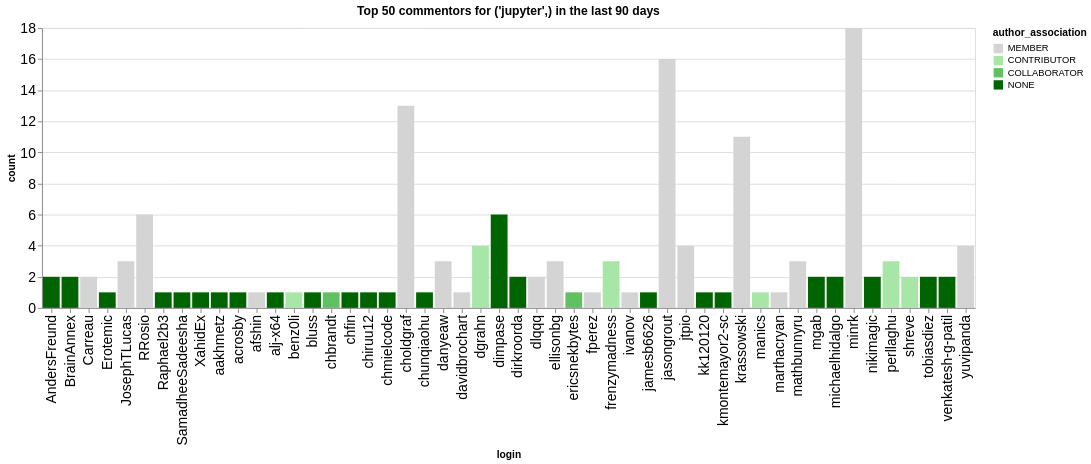

The code cell stored with this chart in its notebook:
### Code cell
n_plot = 50
charts = []
for ii, (iorg, idata) in enumerate(commentors.groupby(['org'])):
    title = f"Top {n_plot} commentors for {iorg} in the last {n_days} days"
    idata = idata.groupby('login', as_index=False).agg({'count': 'sum', 'author_association': 'first'})
    idata = idata.sort_values('count', ascending=False).head(n_plot)
    ch = alt.Chart(data=idata.head(n_plot), title=title).mark_bar().encode(
        x='login',
        y='count',
        color=alt.Color('author_association', scale=alt.Scale(domain=author_types, range=author_colors))
    )
    charts.append(ch)
alt.hconcat(*charts)

### Figure 1 — Vega-Lite specification as saved in the notebook (floating-point values rounded to 4 significant figures)
{"config": {"axisLeft": {"labelFontSize": 15}, "axisBottom": {"labelFontSize": 15}}, "hconcat": [{"mark": {"type": "bar"}, "encoding": {"color": {"field": "author_association", "scale": {"domain": ["MEMBER", "CONTRIBUTOR", "COLLABORATOR", "NONE"], "range": ["rgb(211.82745098039214, 211.82745098039214, 211.82745098039214)", "rgb(166.98562091503268, 229.89803921568628, 166.98562091503268)", "rgb(96.37647058823529, 192.75294117647059, 96.37647058823529)", "rgb(0.0, 100.3921568627451, 0.0)"]}, "type": "nominal"}, "x": {"field": "login", "type": "nominal"}, "y": {"field": "count", "type": "quantitative"}}, "title": "Top 50 commentors for ('jupyter',) in the last 90 days"}], "data": {"name": "data-8cb1b91a90dd4491df10d71571f20863"}, "$schema": "https://vega.github.io/schema/vega-lite/v5.20.1.json", "datasets": {"data-8cb1b91a90dd4491df10d71571f20863": [{"login": "minrk", "count": 18, "author_association": "MEMBER"}, {"login": "jasongrout", "count": 16, "author_association": "MEMBER"}, {"login": "choldgraf", "count": 13, "author_association": "MEMBER"}, {"login": "krassowski", "count": 11, "author_association": "MEMBER"}, {"login": "dimpase", "count": 6, "author_association": "NONE"}, {"login": "RRosio", "count": 6, "author_association": "MEMBER"}, {"login": "dgrahn", "count": 4, "author_association": "CONTRIBUTOR"}, {"login": "jtpio", "count": 4, "author_association": "MEMBER"}, {"login": "yuvipanda", "count": 4, "author_association": "MEMBER"}, {"login": "JosephTLucas", "count": 3, "author_association": "MEMBER"}, {"login": "danyeaw", "count": 3, "author_association": "MEMBER"}, {"login": "ellisonbg", "count": 3, "author_association": "MEMBER"}, {"login": "frenzymadness", "count": 3, "author_association": "CONTRIBUTOR"}, {"login": "mathbunnyru", "count": 3, "author_association": "MEMBER"}, {"login": "perllaghu", "count": 3, "author_association": "CONTRIBUTOR"}, {"login": "tobiasdiez", "count": 2, "author_association": "NONE"}, {"login": "venkatesh-g-patil", "count": 2, "author_association": "NONE"}, {"login": "michaelhidalgo", "count": 2, "author_association": "NONE"}, {"login": "nikimagic", "count": 2, "author_association": "NONE"}, {"login": "Carreau", "count": 2, "author_association": "MEMBER"}, {"login": "mgab", "count": 2, "author_association": "NONE"}, {"login": "shreve", "count": 2, "author_association": "CONTRIBUTOR"}, {"login": "dlqqq", "count": 2, "author_association": "MEMBER"}, {"login": "dirkroorda", "count": 2, "author_association": "NONE"}, {"login": "BrainAnnex", "count": 2, "author_association": "NONE"}, {"login": "AndersFreund", "count": 2, "author_association": "NONE"}, {"login": "acrosby", "count": 1, "author_association": "NONE"}, {"login": "chunqiaohu", "count": 1, "author_association": "NONE"}, {"login": "davidbrochart", "count": 1, "author_association": "MEMBER"}, {"login": "benz0li", "count": 1, "author_association": "CONTRIBUTOR"}, {"login": "bluss", "count": 1, "author_association": "NONE"}, {"login": "chbrandt", "count": 1, "author_association": "COLLABORATOR"}, {"login": "chfin", "count": 1, "author_association": "NONE"}, {"login": "chiruu12", "count": 1, "author_association": "NONE"}, {"login": "chmielcode", "count": 1, "author_association": "NONE"}, {"login": "alj-x64", "count": 1, "author_association": "NONE"}, {"login": "afshin", "count": 1, "author_association": "MEMBER"}, {"login": "Erotemic", "count": 1, "author_association": "NONE"}, {"login": "Raphael2b3", "count": 1, "author_association": "NONE"}, {"login": "SamadheeSadeesha", "count": 1, "author_association": "NONE"}, {"login": "XahidEx", "count": 1, "author_association": "NONE"}, {"login": "aakhmetz", "count": 1, "author_association": "NONE"}, {"login": "ericsnekbytes", "count": 1, "author_association": "COLLABORATOR"}, {"login": "manics", "count": 1, "author_association": "CONTRIBUTOR"}, {"login": "marthacryan", "count": 1, "author_association": "MEMBER"}, {"login": "kk120120", "count": 1, "author_association": "NONE"}, {"login": "kmontemayor2-sc", "count": 1, "author_association": "NONE"}, {"login": "fperez", "count": 1, "author_association": "MEMBER"}, {"login": "ivanov", "count": 1, "author_association": "MEMBER"}, {"login": "jamesb6626", "count": 1, "author_association": "NONE"}]}}
